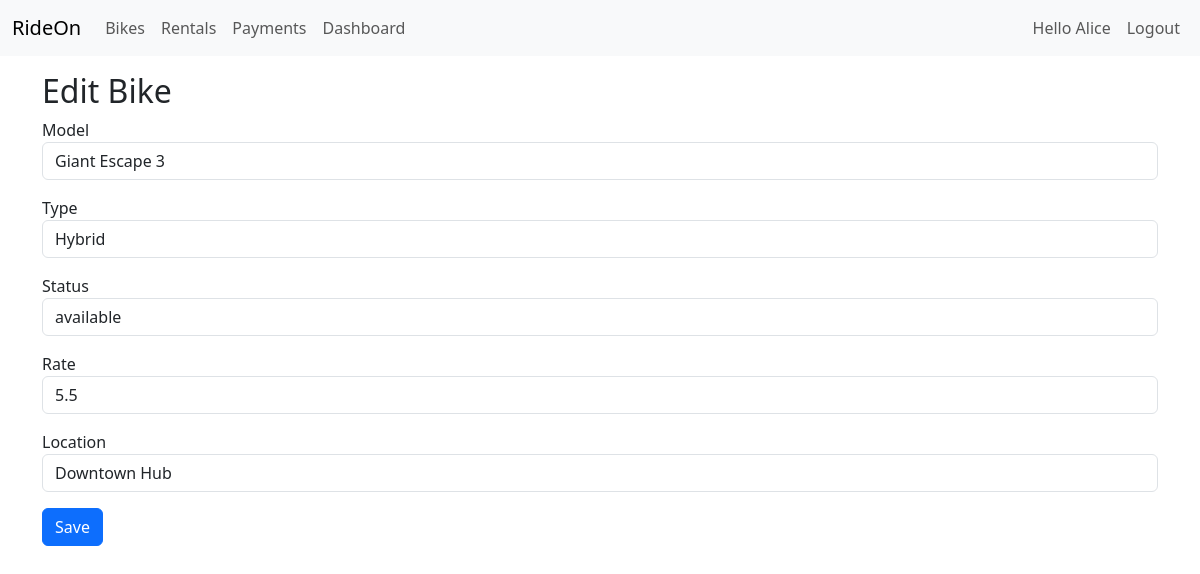
The page /bikes/edit/2 (signed in) on the database its author committed.
### app.py (models this page shows, shortened)
class Customer(db.Model, UserMixin):
    __tablename__ = 'customers'
    customer_id = db.Column(db.Integer, primary_key=True)
    first_name = db.Column(db.String(80))
    last_name = db.Column(db.String(80))
    email = db.Column(db.String(120), unique=True, nullable=False)
    phone = db.Column(db.String(20))
    password_hash = db.Column(db.String(255), nullable=False)

class Bike(db.Model):
    __tablename__ = 'bikes'
    bike_id = db.Column(db.Integer, primary_key=True)
    model = db.Column(db.String(120))
    type = db.Column(db.String(80))
    status = db.Column(db.String(40))
    rental_rate = db.Column(db.Float)
    location_id = db.Column(db.Integer, db.ForeignKey('locations.location_id'))

class Location(db.Model):
    __tablename__ = 'locations'
    location_id = db.Column(db.Integer, primary_key=True)
    location_name = db.Column(db.String(120))
    address = db.Column(db.String(255))

### app.py (the view)
@app.route('/bikes/edit/<int:bike_id>', methods=['GET','POST'])
@login_required
def edit_bike(bike_id):
    b = Bike.query.get_or_404(bike_id)
    if request.method == 'POST':
        b.model = request.form['model']; b.type = request.form['type']
        b.status = request.form['status']; b.rental_rate = float(request.form['rental_rate'] or 0)
        b.location_id = int(request.form.get('location_id') or 0)
        db.session.commit(); flash('Bike updated', 'success'); return redirect(url_for('bikes'))
    locs = Location.query.all(); return render_template('bike_edit.html', bike=b, locations=locs)

### app.py (called while the page is built)
@login_manager.user_loader
def load_user(user_id):
    return Customer.query.get(int(user_id))

### templates/bike_edit.html
{% extends "base.html" %}{% block content %}<h2>{% if bike %}Edit{% else %}Create{% endif %} Bike</h2>
<form method="post"><div class="mb-3"><label>Model</label><input class="form-control" name="model" value="{{ bike.model if bike else '' }}"></div>
<div class="mb-3"><label>Type</label><input class="form-control" name="type" value="{{ bike.type if bike else '' }}"></div>
<div class="mb-3"><label>Status</label><input class="form-control" name="status" value="{{ bike.status if bike else 'available' }}"></div>
<div class="mb-3"><label>Rate</label><input class="form-control" name="rental_rate" value="{{ bike.rental_rate if bike else '' }}"></div>
<div class="mb-3"><label>Location</label><select class="form-control" name="location_id"><option value="">--select--</option>{% for l in locations %}<option value="{{ l.location_id }}" {% if bike and bike.location_id==l.location_id %}selected{% endif %}>{{ l.location_name }}</option>{% endfor %}</select></div>
<button class="btn btn-primary">Save</button></form>{% endblock %}

### templates/base.html (shortened to what this page needs)
<!doctype html>
<html>
  <head>
    <link href="https://cdn.jsdelivr.net/npm/bootstrap@5.3.0/dist/css/bootstrap.min.css" rel="stylesheet">
  </head>
  <body>
    <nav class="navbar navbar-expand-lg navbar-light bg-light mb-3">
      <div class="container-fluid">
        <a class="navbar-brand" href="{{ url_for('bikes') }}">RideOn</a>
        <div class="collapse navbar-collapse">
          <ul class="navbar-nav me-auto mb-2 mb-lg-0">
            {% if current_user.is_authenticated %}
            <li class="nav-item"><a class="nav-link" href="{{ url_for('bikes') }}">Bikes</a></li>
            <li class="nav-item"><a class="nav-link" href="{{ url_for('rentals_list') }}">Rentals</a></li>
            <li class="nav-item"><a class="nav-link" href="{{ url_for('payments_list') }}">Payments</a></li>
            <li class="nav-item"><a class="nav-link" href="{{ url_for('dashboard') }}">Dashboard</a></li>
            {% endif %}
          </ul>
          <ul class="navbar-nav ms-auto">
            {% if current_user.is_authenticated %}
              <li class="nav-item"><span class="nav-link">Hello {{ current_user.first_name }}</span></li>
              <li class="nav-item"><a class="nav-link" href="{{ url_for('logout') }}">Logout</a></li>
            {% else %}
              <li class="nav-item"><a class="nav-link" href="{{ url_for('login') }}">Login</a></li>
              <li class="nav-item"><a class="nav-link" href="{{ url_for('register') }}">Register</a></li>
            {% endif %}
          </ul>
        </div>
      </div>
    </nav>
    <div class="container">
      {% block content %}{% endblock %}
    </div>
  </body>
</html>

### rows shown on the page
Customer: first_name "Alice"
Bike: model "Giant Escape 3", type "Hybrid", status "available", rental_rate "5.5", location_id "Downtown Hub"
